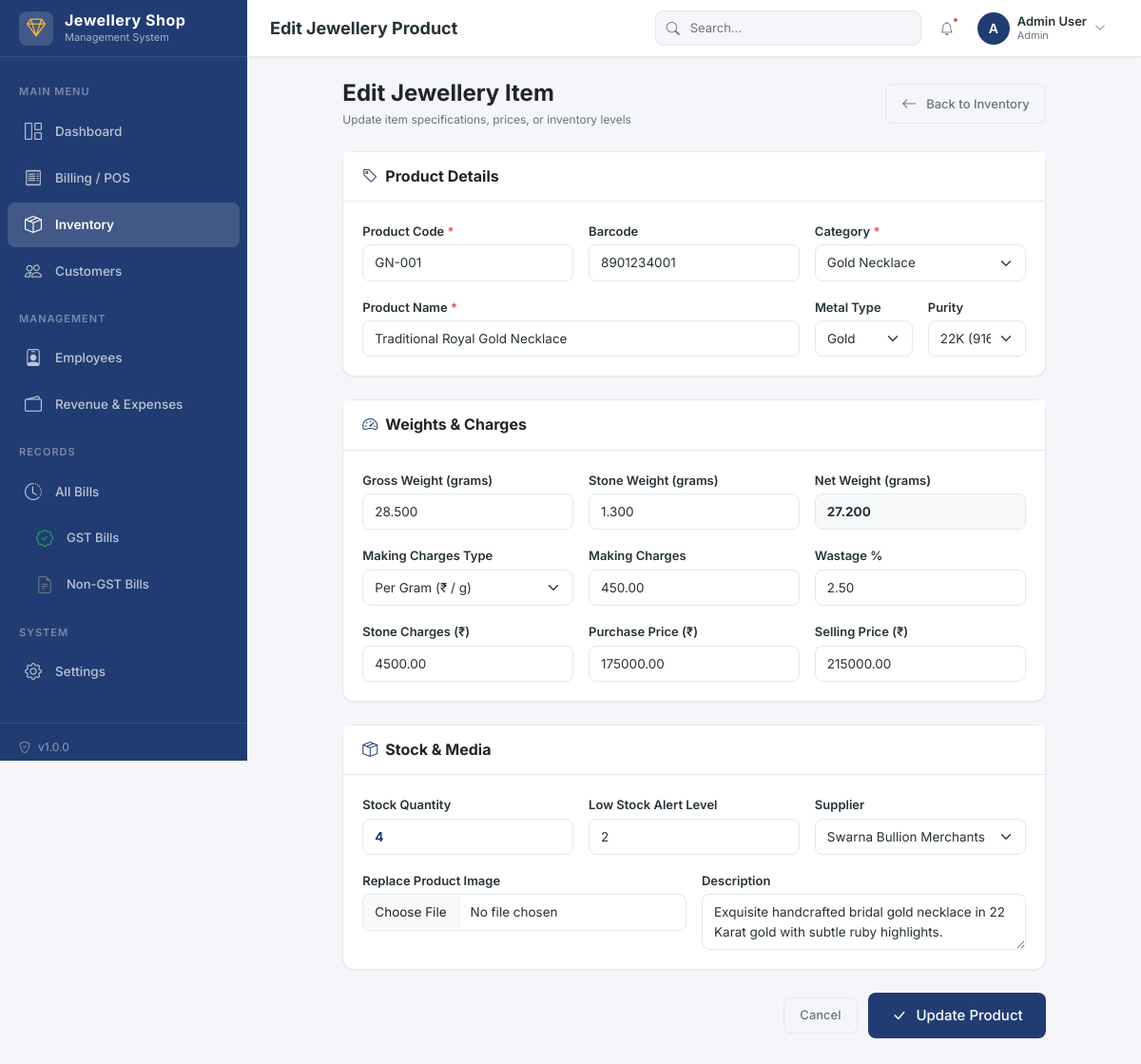
The app's page /modules/inventory/edit.php?id=1 (signed in) with its own data.
### tables this page shows
CREATE TABLE products (
    id INT AUTO_INCREMENT PRIMARY KEY,
    product_code VARCHAR(50) NOT NULL UNIQUE,
    barcode VARCHAR(100) DEFAULT '',
    name VARCHAR(200) NOT NULL,
    category_id INT NOT NULL,
    metal_type ENUM('gold', 'silver', 'diamond', 'platinum', 'other') DEFAULT 'gold',
    purity VARCHAR(20) DEFAULT '22K',
    gross_weight DECIMAL(10,3) DEFAULT 0.000,
    net_weight DECIMAL(10,3) DEFAULT 0.000,
    stone_weight DECIMAL(10,3) DEFAULT 0.000,
    stone_charges DECIMAL(10,2) DEFAULT 0.00,
    making_charges_type ENUM('per_gram', 'percentage', 'fixed') DEFAULT 'per_gram',
    making_charges DECIMAL(10,2) DEFAULT 0.00,
    wastage_percentage DECIMAL(5,2) DEFAULT 0.00,
    purchase_price DECIMAL(12,2) DEFAULT 0.00,
    selling_price DECIMAL(12,2) DEFAULT 0.00,
    stock_quantity INT DEFAULT 1,
    min_stock_level INT DEFAULT 1,
    supplier_id INT DEFAULT NULL,
    description TEXT,
    image VARCHAR(255) DEFAULT '',
    is_active TINYINT(1) DEFAULT 1,
    created_at TIMESTAMP DEFAULT CURRENT_TIMESTAMP,
    updated_at TIMESTAMP DEFAULT CURRENT_TIMESTAMP ON UPDATE CURRENT_TIMESTAMP,
    FOREIGN KEY (category_id) REFERENCES categories(id) ON DELETE RESTRICT,
    FOREIGN KEY (supplier_id) REFERENCES suppliers(id) ON DELETE SET NULL,
    INDEX idx_product_code (product_code),
    INDEX idx_barcode (barcode),
    INDEX idx_name (name),
    INDEX idx_category (category_id),
    INDEX idx_metal_type (metal_type),
    INDEX idx_stock (stock_quantity),
    INDEX idx_is_active (is_active)
);

CREATE TABLE categories (
    id INT AUTO_INCREMENT PRIMARY KEY,
    name VARCHAR(100) NOT NULL,
    metal_type ENUM('gold', 'silver', 'diamond', 'platinum', 'other') DEFAULT 'gold',
    description TEXT,
    is_active TINYINT(1) DEFAULT 1,
    created_at TIMESTAMP DEFAULT CURRENT_TIMESTAMP,
    INDEX idx_name (name),
    INDEX idx_metal_type (metal_type)
);

CREATE TABLE suppliers (
    id INT AUTO_INCREMENT PRIMARY KEY,
    name VARCHAR(200) NOT NULL,
    company VARCHAR(200) DEFAULT '',
    phone VARCHAR(20) NOT NULL,
    email VARCHAR(150) DEFAULT '',
    address TEXT,
    gstin VARCHAR(20) DEFAULT '',
    is_active TINYINT(1) DEFAULT 1,
    created_at TIMESTAMP DEFAULT CURRENT_TIMESTAMP,
    updated_at TIMESTAMP DEFAULT CURRENT_TIMESTAMP ON UPDATE CURRENT_TIMESTAMP,
    INDEX idx_name (name),
    INDEX idx_phone (phone)
);

### config/database.php (called while the page is built, shortened)
<?php
function appUrl($path = '') {
    $scriptName = $_SERVER['SCRIPT_NAME'] ?? '';
    $base = '';
    if (strpos($scriptName, '/POS-Jewellery') === 0) {
        $base = '/POS-Jewellery';
    }
    $path = ltrim($path, '/');
    return $base . ($path ? '/' . $path : '');
}
function url($path = '') {
    return appUrl($path);
}
function sanitize($input) {
    return htmlspecialchars(trim($input), ENT_QUOTES, 'UTF-8');
}

### modules/inventory/edit.php (the view, shortened to what this page needs)
<?php
require_once __DIR__ . '/../../config/database.php';
$productId = (int)($_GET['id'] ?? 0);
$pdo = getDBConnection();
$stmt = $pdo->prepare("SELECT * FROM products WHERE id = ? AND is_active = 1");
$stmt->execute([$productId]);
$product = $stmt->fetch();
$categoriesStmt = $pdo->query("SELECT id, name, metal_type FROM categories WHERE is_active = 1 ORDER BY name ASC");
$categories = $categoriesStmt->fetchAll();
$suppliersStmt = $pdo->query("SELECT id, name, company FROM suppliers WHERE is_active = 1 ORDER BY name ASC");
$suppliers = $suppliersStmt->fetchAll();
include __DIR__ . '/../../includes/header.php';
?>
<div class="row justify-content-center">
    <div class="col-lg-10">
        <div class="d-flex justify-content-between align-items-center mb-4">
            <div>
                <h4 class="mb-1 fw-bold text-dark">Edit Jewellery Item</h4>
                <p class="text-muted fs-sm mb-0">Update item specifications, prices, or inventory levels</p>
            </div>
            <a href="<?php echo url('modules/inventory/index.php'); ?>" class="btn btn-outline-secondary">
                <i class="bi bi-arrow-left me-1"></i> Back to Inventory
            </a>
        </div>
        <form method="POST" action="" enctype="multipart/form-data">
            <div class="card mb-4">
                <div class="card-header bg-white">
                    <h6 class="mb-0 fw-bold"><i class="bi bi-tag me-2 text-primary"></i>Product Details</h6>
                </div>
                <div class="card-body">
                    <div class="row g-3">
                        <div class="col-md-4">
                            <label class="form-label">Product Code <span class="text-danger">*</span></label>
                            <input type="text" class="form-control" name="product_code" required value="<?php echo sanitize($_POST['product_code'] ?? $product['product_code']); ?>">
                        </div>
                        <div class="col-md-4">
                            <label class="form-label">Barcode</label>
                            <input type="text" class="form-control" name="barcode" value="<?php echo sanitize($_POST['barcode'] ?? $product['barcode']); ?>">
                        </div>
                        <div class="col-md-4">
                            <label class="form-label">Category <span class="text-danger">*</span></label>
                            <select class="form-select" name="category_id" required>
                                <?php foreach ($categories as $cat): ?>
                                <option value="<?php echo $cat['id']; ?>" <?php echo ($_POST['category_id'] ?? $product['category_id']) == $cat['id'] ? 'selected' : ''; ?>>
                                    <?php echo sanitize($cat['name']); ?>
                                </option>
                                <?php endforeach; ?>
                            </select>
                        </div>
                        <div class="col-md-8">
                            <label class="form-label">Product Name <span class="text-danger">*</span></label>
                            <input type="text" class="form-control" name="name" required value="<?php echo sanitize($_POST['name'] ?? $product['name']); ?>">
                        </div>
                        <div class="col-md-2">
                            <label class="form-label">Metal Type</label>
                            <select class="form-select" name="metal_type">
                                <option value="gold" <?php echo ($_POST['metal_type'] ?? $product['metal_type']) === 'gold' ? 'selected' : ''; ?>>Gold</option>
                            </select>
                        </div>
                        <div class="col-md-2">
                            <label class="form-label">Purity</label>
                            <select class="form-select" name="purity">
                                <option value="22K" <?php echo ($_POST['purity'] ?? $product['purity']) === '22K' ? 'selected' : ''; ?>>22K (916)</option>
                            </select>
                        </div>
                    </div>
                </div>
            </div>
            <div class="card mb-4">
                <div class="card-header bg-white">
                    <h6 class="mb-0 fw-bold"><i class="bi bi-speedometer2 me-2 text-primary"></i>Weights & Charges</h6>
                </div>
                <div class="card-body">
                    <div class="row g-3">
                        <div class="col-md-4">
                            <label class="form-label">Gross Weight (grams)</label>
                            <input type="number" step="0.001" class="form-control" name="gross_weight" id="grossWeight" value="<?php echo sanitize($_POST['gross_weight'] ?? $product['gross_weight']); ?>" oninput="calculateNetWeight()">
                        </div>
                        <div class="col-md-4">
                            <label class="form-label">Stone Weight (grams)</label>
                            <input type="number" step="0.001" class="form-control" name="stone_weight" id="stoneWeight" value="<?php echo sanitize($_POST['stone_weight'] ?? $product['stone_weight']); ?>" oninput="calculateNetWeight()">
                        </div>
                        <div class="col-md-4">
                            <label class="form-label">Net Weight (grams)</label>
                            <input type="number" step="0.001" class="form-control bg-light fw-bold" name="net_weight" id="netWeight" readonly value="<?php echo sanitize($_POST['net_weight'] ?? $product['net_weight']); ?>">
                        </div>
                        <div class="col-md-4">
                            <label class="form-label">Making Charges Type</label>
                            <select class="form-select" name="making_charges_type">
                                <option value="per_gram" <?php echo ($_POST['making_charges_type'] ?? $product['making_charges_type']) === 'per_gram' ? 'selected' : ''; ?>>Per Gram (₹ / g)</option>
                            </select>
                        </div>
                        <div class="col-md-4">
                            <label class="form-label">Making Charges</label>
                            <input type="number" step="0.01" class="form-control" name="making_charges" value="<?php echo sanitize($_POST['making_charges'] ?? $product['making_charges']); ?>">
                        </div>
                        <div class="col-md-4">
                            <label class="form-label">Wastage %</label>
                            <input type="number" step="0.01" class="form-control" name="wastage_percentage" value="<?php echo sanitize($_POST['wastage_percentage'] ?? $product['wastage_percentage']); ?>">
                        </div>
                        <div class="col-md-4">
                            <label class="form-label">Stone Charges (₹)</label>
                            <input type="number" step="0.01" class="form-control" name="stone_charges" value="<?php echo sanitize($_POST['stone_charges'] ?? $product['stone_charges']); ?>">
                        </div>
                        <div class="col-md-4">
                            <label class="form-label">Purchase Price (₹)</label>
                            <input type="number" step="0.01" class="form-control" name="purchase_price" value="<?php echo sanitize($_POST['purchase_price'] ?? $product['purchase_price']); ?>">
                        </div>
                        <div class="col-md-4">
                            <label class="form-label">Selling Price (₹)</label>
                            <input type="number" step="0.01" class="form-control" name="selling_price" value="<?php echo sanitize($_POST['selling_price'] ?? $product['selling_price']); ?>">
                        </div>
                    </div>
                </div>
            </div>
            <div class="card mb-4">
                <div class="card-header bg-white">
                    <h6 class="mb-0 fw-bold"><i class="bi bi-box-seam me-2 text-primary"></i>Stock & Media</h6>
                </div>
                <div class="card-body">
                    <div class="row g-3">
                        <div class="col-md-4">
                            <label class="form-label">Stock Quantity</label>
                            <input type="number" min="0" step="1" class="form-control fw-bold text-primary" name="stock_quantity" value="<?php echo sanitize($_POST['stock_quantity'] ?? $product['stock_quantity']); ?>">
                        </div>
                        <div class="col-md-4">
                            <label class="form-label">Low Stock Alert Level</label>
                            <input type="number" min="1" step="1" class="form-control" name="min_stock_level" value="<?php echo sanitize($_POST['min_stock_level'] ?? $product['min_stock_level']); ?>">
                        </div>
                        <div class="col-md-4">
                            <label class="form-label">Supplier</label>
                            <select class="form-select" name="supplier_id">
                                <?php foreach ($suppliers as $s): ?>
                                <option value="<?php echo $s['id']; ?>" <?php echo ($_POST['supplier_id'] ?? $product['supplier_id']) == $s['id'] ? 'selected' : ''; ?>>
                                    <?php echo sanitize($s['company'] ?: $s['name']); ?>
                                </option>
                                <?php endforeach; ?>
                            </select>
                        </div>
                        <div class="col-md-6">
                            <label class="form-label">Replace Product Image</label>
                            <input type="file" class="form-control" name="image" accept="image/*">
                        </div>
                        <div class="col-md-6">
                            <label class="form-label">Description</label>
                            <textarea class="form-control" name="description" rows="2"><?php echo sanitize($_POST['description'] ?? $product['description']); ?></textarea>
                        </div>
                    </div>
                </div>
            </div>
            <div class="text-end mb-5">
                <a href="<?php echo url('modules/inventory/index.php'); ?>" class="btn btn-outline-secondary me-2">Cancel</a>
                <button type="submit" class="btn btn-primary btn-lg">
                    <i class="bi bi-check-lg me-1"></i> Update Product
                </button>
            </div>
        </form>
    </div>
</div>
<?php include __DIR__ . '/../../includes/footer.php'; ?>

### assets/css/style.css (style rules this page uses)
:root { --primary: #213C72; --primary-light: #2d4f94; --primary-dark: #182c54; --secondary: #F4F6F9; --background: #FFFFFF; --success: #2E9D68; --success-light: #e8f5ef; --warning: #F4B740; --warning-light: #fef6e4; --danger: #DC5555; --danger-light: #fce8e8; --info: #3B82F6; --info-light: #eff6ff; --text: #263238; --text-muted: #6B7280; --text-light: #9CA3AF; --border: #E5E7EB; --border-light: #F3F4F6; --sidebar-width: 260px; --topbar-height: 60px; --shadow-sm: 0 1px 2px rgba(0,0,0,0.05); --shadow: 0 1px 3px rgba(0,0,0,0.1), 0 1px 2px rgba(0,0,0,0.06); --shadow-md: 0 4px 6px -1px rgba(0,0,0,0.1), 0 2px 4px -1px rgba(0,0,0,0.06); --shadow-lg: 0 10px 15px -3px rgba(0,0,0,0.1), 0 4px 6px -2px rgba(0,0,0,0.05); --radius: 8px; --radius-sm: 4px; --radius-lg: 12px; --transition: all 0.2s ease; }
* { margin: 0; padding: 0; box-sizing: border-box; }
body { font-family: 'Inter', -apple-system, BlinkMacSystemFont, 'Segoe UI', Roboto, sans-serif; font-size: 14px; color: var(--text); background: var(--secondary); line-height: 1.5; overflow-x: hidden; }
a { color: var(--primary); text-decoration: none; transition: var(--transition); }
.card { background: var(--background); border: 1px solid var(--border); border-radius: var(--radius-lg); box-shadow: var(--shadow-sm); margin-bottom: 24px; transition: var(--transition); }
.card-header { padding: 16px 20px; border-bottom: 1px solid var(--border); display: flex; align-items: center; justify-content: space-between; background: transparent; }
.card-header h5, .card-header h6 { margin: 0; font-weight: 600; }
.card-body { padding: 20px; }
.btn { font-size: 13px; font-weight: 500; padding: 8px 16px; border-radius: var(--radius); transition: var(--transition); display: inline-flex; align-items: center; gap: 6px; border: none; cursor: pointer; }
.btn i { font-size: 16px; }
.btn-primary { background: var(--primary); color: #fff; }
.btn-outline-secondary { background: transparent; border: 1px solid var(--border); color: var(--text-muted); }
.btn-lg { font-size: 15px; padding: 12px 24px; }
.form-label { font-size: 13px; font-weight: 600; color: var(--text); margin-bottom: 4px; }
.form-control { font-size: 13.5px; padding: 8px 12px; border: 1px solid var(--border); border-radius: var(--radius); transition: var(--transition); color: var(--text); }
.form-select { font-size: 13.5px; padding: 8px 36px 8px 12px; border: 1px solid var(--border); border-radius: var(--radius); transition: var(--transition); color: var(--text); background-position: right 12px center; background-size: 16px 12px; }
.form-control::placeholder { color: var(--text-light); }
.text-primary { color: var(--primary) !important; }
.text-danger { color: var(--danger) !important; }
.text-muted { color: var(--text-muted) !important; }
.fs-sm { font-size: 12px; }

### records on screen
products: product_code "GN-001", barcode "8901234001", category_id "Gold Necklace", name "Traditional Royal Gold Necklace", metal_type "Gold", purity "22K (916)", gross_weight "28.500", stone_weight "1.300", net_weight "27.200", making_charges_type "Per Gram (₹ / g)", making_charges "450.00", wastage_percentage "2.50", stone_charges "4500.00", purchase_price "175000.00", selling_price "215000.00", stock_quantity "4", min_stock_level "2", supplier_id "Swarna Bullion Merchants", description "Exquisite handcrafted bridal gold necklace in 22 Karat gold with subtle ruby highlights."

### other values on screen
getSetting('shop_name', 'Jewellery ERP') "Jewellery Shop"
APP_VERSION "1.0.0"
$pageTitle "Edit Jewellery Product"
substr($currentUser['name'], 0, 1) "A"
$currentUser['name'] "Admin User"
$currentUser['role'] "Admin"
